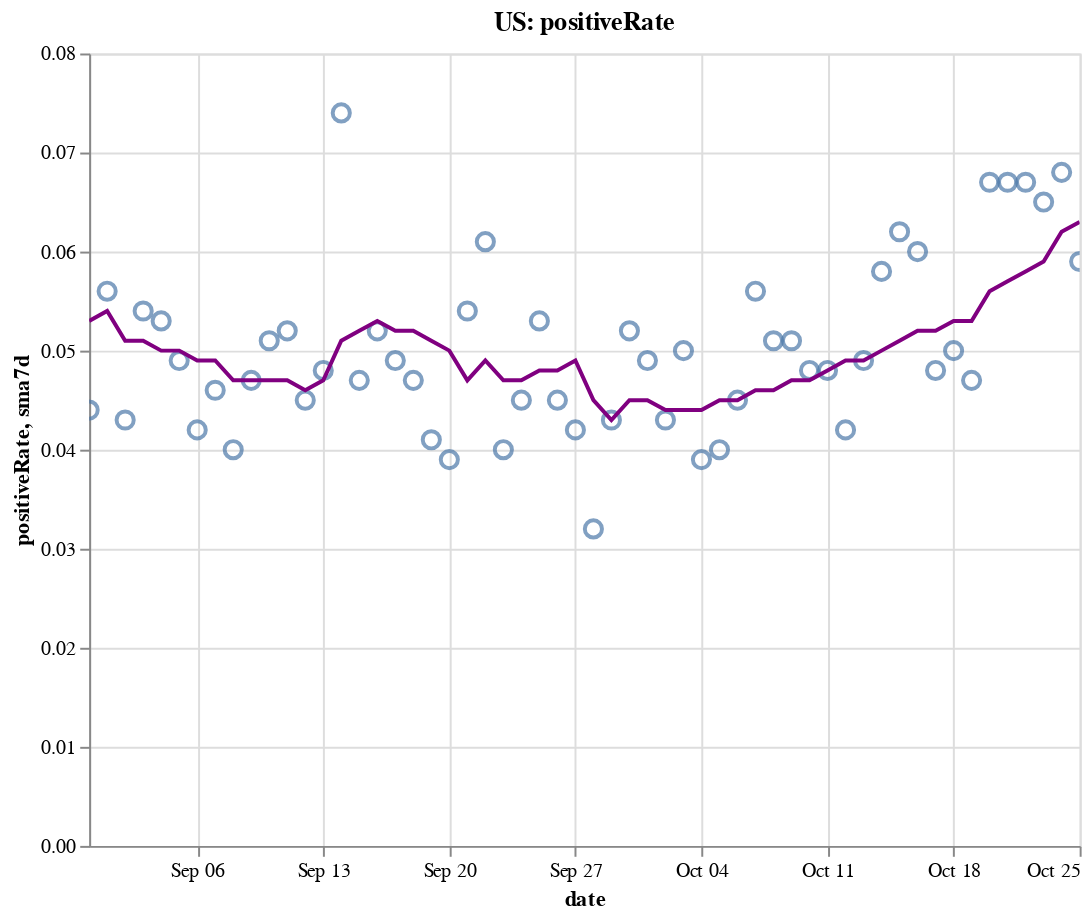

Write notebook code for a chart like this one.
### Code cell
create_plot(us, 'positiveRate')

### Figure 1 — Vega-Lite specification as saved in the notebook (floating-point values rounded to 4 significant figures)
{"config": {"view": {"continuousWidth": 400, "continuousHeight": 300}}, "layer": [{"layer": [{"mark": {"type": "point", "size": 75}, "encoding": {"tooltip": [{"type": "temporal", "field": "date"}, {"type": "quantitative", "field": "positiveRate"}, {"type": "quantitative", "field": "sma7d"}], "x": {"type": "temporal", "field": "date"}, "y": {"type": "quantitative", "field": "positiveRate"}}, "selection": {"selector004": {"type": "interval", "bind": "scales", "encodings": ["x", "y"]}}}, {"mark": {"type": "line", "color": "purple"}, "encoding": {"x": {"type": "temporal", "field": "date"}, "y": {"type": "quantitative", "field": "sma7d"}}}]}, {"mark": {"type": "rule", "color": "#aaa"}, "encoding": {"x": {"type": "temporal", "field": "date"}}, "transform": [{"filter": {"selection": "selector003"}}]}, {"mark": "circle", "encoding": {"opacity": {"condition": {"value": 1, "selection": "selector003"}, "value": 0}, "tooltip": [{"type": "temporal", "field": "date"}, {"type": "quantitative", "field": "positiveRate"}, {"type": "quantitative", "field": "sma7d"}], "x": {"type": "temporal", "field": "date"}, "y": {"type": "quantitative", "field": "positiveRate"}}, "selection": {"selector003": {"type": "single", "encodings": ["x"], "on": "mouseover", "nearest": true, "empty": "none"}}}, {"mark": {"type": "text", "align": "left", "dx": 5, "dy": -5, "stroke": "white", "strokeWidth": 2}, "encoding": {"text": {"type": "quantitative", "field": "positiveRate"}, "tooltip": [{"type": "temporal", "field": "date"}, {"type": "quantitative", "field": "positiveRate"}, {"type": "quantitative", "field": "sma7d"}], "x": {"type": "temporal", "field": "date"}, "y": {"type": "quantitative", "field": "positiveRate"}}, "transform": [{"filter": {"selection": "selector003"}}]}, {"mark": {"type": "text", "align": "left", "dx": 5, "dy": -5}, "encoding": {"text": {"type": "quantitative", "field": "positiveRate"}, "tooltip": [{"type": "temporal", "field": "date"}, {"type": "quantitative", "field": "positiveRate"}, {"type": "quantitative", "field": "sma7d"}], "x": {"type": "temporal", "field": "date"}, "y": {"type": "quantitative", "field": "positiveRate"}}, "transform": [{"filter": {"selection": "selector003"}}]}], "data": {"name": "data-53f7b14f41ba875f7e36257ea6b44e78"}, "height": 400, "title": "US: positiveRate", "width": 500, "$schema": "https://vega.github.io/schema/vega-lite/v4.8.1.json", "datasets": {"data-53f7b14f41ba875f7e36257ea6b44e78": [{"date": "2020-08-31T00:00:00", "totalTestResultsIncrease": 709700.0, "positiveIncrease": 31410.0, "death": 175600.0, "deathIncrease": 366.0, "positiveRate": 0.044, "state": "US", "sma7d": 0.053}, {"date": "2020-09-01T00:00:00", "totalTestResultsIncrease": 755900.0, "positiveIncrease": 42430.0, "death": 176600.0, "deathIncrease": 1027.0, "positiveRate": 0.056, "state": "US", "sma7d": 0.054}, {"date": "2020-09-02T00:00:00", "totalTestResultsIncrease": 704000.0, "positiveIncrease": 30600.0, "death": 177700.0, "deathIncrease": 1032.0, "positiveRate": 0.043, "state": "US", "sma7d": 0.051}, {"date": "2020-09-03T00:00:00", "totalTestResultsIncrease": 829000.0, "positiveIncrease": 44710.0, "death": 178700.0, "deathIncrease": 1070.0, "positiveRate": 0.054, "state": "US", "sma7d": 0.051}, {"date": "2020-09-04T00:00:00", "totalTestResultsIncrease": 979300.0, "positiveIncrease": 51590.0, "death": 179700.0, "deathIncrease": 998.0, "positiveRate": 0.053, "state": "US", "sma7d": 0.05}, {"date": "2020-09-05T00:00:00", "totalTestResultsIncrease": 908200.0, "positiveIncrease": 44900.0, "death": 180700.0, "deathIncrease": 918.0, "positiveRate": 0.049, "state": "US", "sma7d": 0.05}, {"date": "2020-09-06T00:00:00", "totalTestResultsIncrease": 789800.0, "positiveIncrease": 33120.0, "death": 181100.0, "deathIncrease": 449.0, "positiveRate": 0.042, "state": "US", "sma7d": 0.049}, {"date": "2020-09-07T00:00:00", "totalTestResultsIncrease": 626100.0, "positiveIncrease": 28680.0, "death": 181300.0, "deathIncrease": 225.0, "positiveRate": 0.046, "state": "US", "sma7d": 0.049}, {"date": "2020-09-08T00:00:00", "totalTestResultsIncrease": 552100.0, "positiveIncrease": 22220.0, "death": 181700.0, "deathIncrease": 358.0, "positiveRate": 0.04, "state": "US", "sma7d": 0.047}, {"date": "2020-09-09T00:00:00", "totalTestResultsIncrease": 659100.0, "positiveIncrease": 31110.0, "death": 182800.0, "deathIncrease": 1084.0, "positiveRate": 0.047, "state": "US", "sma7d": 0.047}, {"date": "2020-09-10T00:00:00", "totalTestResultsIncrease": 730400.0, "positiveIncrease": 37580.0, "death": 183900.0, "deathIncrease": 1170.0, "positiveRate": 0.051, "state": "US", "sma7d": 0.047}, {"date": "2020-09-11T00:00:00", "totalTestResultsIncrease": 857000.0, "positiveIncrease": 44930.0, "death": 185000.0, "deathIncrease": 1018.0, "positiveRate": 0.052, "state": "US", "sma7d": 0.047}, {"date": "2020-09-12T00:00:00", "totalTestResultsIncrease": 930300.0, "positiveIncrease": 42090.0, "death": 185800.0, "deathIncrease": 810.0, "positiveRate": 0.045, "state": "US", "sma7d": 0.046}, {"date": "2020-09-13T00:00:00", "totalTestResultsIncrease": 720600.0, "positiveIncrease": 34450.0, "death": 186200.0, "deathIncrease": 390.0, "positiveRate": 0.048, "state": "US", "sma7d": 0.047}, {"date": "2020-09-14T00:00:00", "totalTestResultsIncrease": 457600.0, "positiveIncrease": 33860.0, "death": 186600.0, "deathIncrease": 404.0, "positiveRate": 0.074, "state": "US", "sma7d": 0.051}, {"date": "2020-09-15T00:00:00", "totalTestResultsIncrease": 760400.0, "positiveIncrease": 35440.0, "death": 187600.0, "deathIncrease": 1031.0, "positiveRate": 0.047, "state": "US", "sma7d": 0.052}, {"date": "2020-09-16T00:00:00", "totalTestResultsIncrease": 770500.0, "positiveIncrease": 40020.0, "death": 188800.0, "deathIncrease": 1200.0, "positiveRate": 0.052, "state": "US", "sma7d": 0.053}, {"date": "2020-09-17T00:00:00", "totalTestResultsIncrease": 885800.0, "positiveIncrease": 43560.0, "death": 189700.0, "deathIncrease": 863.0, "positiveRate": 0.049, "state": "US", "sma7d": 0.052}, {"date": "2020-09-18T00:00:00", "totalTestResultsIncrease": 1019000.0, "positiveIncrease": 47490.0, "death": 190600.0, "deathIncrease": 901.0, "positiveRate": 0.047, "state": "US", "sma7d": 0.052}, {"date": "2020-09-19T00:00:00", "totalTestResultsIncrease": 1101000.0, "positiveIncrease": 45560.0, "death": 191300.0, "deathIncrease": 740.0, "positiveRate": 0.041, "state": "US", "sma7d": 0.051}, {"date": "2020-09-20T00:00:00", "totalTestResultsIncrease": 932900.0, "positiveIncrease": 36300.0, "death": 191600.0, "deathIncrease": 327.0, "positiveRate": 0.039, "state": "US", "sma7d": 0.05}, {"date": "2020-09-21T00:00:00", "totalTestResultsIncrease": 736100.0, "positiveIncrease": 39470.0, "death": 191900.0, "deathIncrease": 287.0, "positiveRate": 0.054, "state": "US", "sma7d": 0.047}, {"date": "2020-09-22T00:00:00", "totalTestResultsIncrease": 812500.0, "positiveIncrease": 49440.0, "death": 192800.0, "deathIncrease": 854.0, "positiveRate": 0.061, "state": "US", "sma7d": 0.049}, {"date": "2020-09-23T00:00:00", "totalTestResultsIncrease": 962700.0, "positiveIncrease": 38570.0, "death": 193900.0, "deathIncrease": 1159.0, "positiveRate": 0.04, "state": "US", "sma7d": 0.047}, {"date": "2020-09-24T00:00:00", "totalTestResultsIncrease": 974800.0, "positiveIncrease": 43770.0, "death": 194800.0, "deathIncrease": 921.0, "positiveRate": 0.045, "state": "US", "sma7d": 0.047}, {"date": "2020-09-25T00:00:00", "totalTestResultsIncrease": 1054000.0, "positiveIncrease": 55530.0, "death": 195700.0, "deathIncrease": 844.0, "positiveRate": 0.053, "state": "US", "sma7d": 0.048}, {"date": "2020-09-26T00:00:00", "totalTestResultsIncrease": 1057000.0, "positiveIncrease": 47860.0, "death": 196600.0, "deathIncrease": 869.0, "positiveRate": 0.045, "state": "US", "sma7d": 0.048}, {"date": "2020-09-27T00:00:00", "totalTestResultsIncrease": 849700.0, "positiveIncrease": 35450.0, "death": 196900.0, "deathIncrease": 307.0, "positiveRate": 0.042, "state": "US", "sma7d": 0.049}, {"date": "2020-09-28T00:00:00", "totalTestResultsIncrease": 1128000.0, "positiveIncrease": 36520.0, "death": 197100.0, "deathIncrease": 257.0, "positiveRate": 0.032, "state": "US", "sma7d": 0.045}, {"date": "2020-09-29T00:00:00", "totalTestResultsIncrease": 858200.0, "positiveIncrease": 36950.0, "death": 197900.0, "deathIncrease": 739.0, "positiveRate": 0.043, "state": "US", "sma7d": 0.043}, {"date": "2020-09-30T00:00:00", "totalTestResultsIncrease": 846800.0, "positiveIncrease": 44420.0, "death": 198900.0, "deathIncrease": 1061.0, "positiveRate": 0.052, "state": "US", "sma7d": 0.045}, {"date": "2020-10-01T00:00:00", "totalTestResultsIncrease": 932200.0, "positiveIncrease": 45690.0, "death": 199800.0, "deathIncrease": 851.0, "positiveRate": 0.049, "state": "US", "sma7d": 0.045}, {"date": "2020-10-02T00:00:00", "totalTestResultsIncrease": 1164000.0, "positiveIncrease": 49530.0, "death": 200600.0, "deathIncrease": 835.0, "positiveRate": 0.043, "state": "US", "sma7d": 0.044}, {"date": "2020-10-03T00:00:00", "totalTestResultsIncrease": 1034000.0, "positiveIncrease": 51370.0, "death": 201400.0, "deathIncrease": 741.0, "positiveRate": 0.05, "state": "US", "sma7d": 0.044}, {"date": "2020-10-04T00:00:00", "totalTestResultsIncrease": 973800.0, "positiveIncrease": 38440.0, "death": 201700.0, "deathIncrease": 363.0, "positiveRate": 0.039, "state": "US", "sma7d": 0.044}, {"date": "2020-10-05T00:00:00", "totalTestResultsIncrease": 947300.0, "positiveIncrease": 38130.0, "death": 202000.0, "deathIncrease": 326.0, "positiveRate": 0.04, "state": "US", "sma7d": 0.045}, {"date": "2020-10-06T00:00:00", "totalTestResultsIncrease": 859800.0, "positiveIncrease": 38660.0, "death": 202700.0, "deathIncrease": 634.0, "positiveRate": 0.045, "state": "US", "sma7d": 0.045}, {"date": "2020-10-07T00:00:00", "totalTestResultsIncrease": 900900.0, "positiveIncrease": 50600.0, "death": 203600.0, "deathIncrease": 916.0, "positiveRate": 0.056, "state": "US", "sma7d": 0.046}, {"date": "2020-10-08T00:00:00", "totalTestResultsIncrease": 1076000.0, "positiveIncrease": 55350.0, "death": 204600.0, "deathIncrease": 986.0, "positiveRate": 0.051, "state": "US", "sma7d": 0.046}, {"date": "2020-10-09T00:00:00", "totalTestResultsIncrease": 1127000.0, "positiveIncrease": 57060.0, "death": 205500.0, "deathIncrease": 893.0, "positiveRate": 0.051, "state": "US", "sma7d": 0.047}, {"date": "2020-10-10T00:00:00", "totalTestResultsIncrease": 1186000.0, "positiveIncrease": 57490.0, "death": 206100.0, "deathIncrease": 665.0, "positiveRate": 0.048, "state": "US", "sma7d": 0.047}, {"date": "2020-10-11T00:00:00", "totalTestResultsIncrease": 972000.0, "positiveIncrease": 46950.0, "death": 206600.0, "deathIncrease": 466.0, "positiveRate": 0.048, "state": "US", "sma7d": 0.048}, {"date": "2020-10-12T00:00:00", "totalTestResultsIncrease": 1017000.0, "positiveIncrease": 43120.0, "death": 206900.0, "deathIncrease": 287.0, "positiveRate": 0.042, "state": "US", "sma7d": 0.049}, {"date": "2020-10-13T00:00:00", "totalTestResultsIncrease": 986000.0, "positiveIncrease": 48390.0, "death": 207600.0, "deathIncrease": 690.0, "positiveRate": 0.049, "state": "US", "sma7d": 0.049}, {"date": "2020-10-14T00:00:00", "totalTestResultsIncrease": 981100.0, "positiveIncrease": 56800.0, "death": 208400.0, "deathIncrease": 811.0, "positiveRate": 0.058, "state": "US", "sma7d": 0.05}, {"date": "2020-10-15T00:00:00", "totalTestResultsIncrease": 1019000.0, "positiveIncrease": 63170.0, "death": 209300.0, "deathIncrease": 951.0, "positiveRate": 0.062, "state": "US", "sma7d": 0.051}, {"date": "2020-10-16T00:00:00", "totalTestResultsIncrease": 1143000.0, "positiveIncrease": 68120.0, "death": 210200.0, "deathIncrease": 877.0, "positiveRate": 0.06, "state": "US", "sma7d": 0.052}, {"date": "2020-10-17T00:00:00", "totalTestResultsIncrease": 1196000.0, "positiveIncrease": 57940.0, "death": 211000.0, "deathIncrease": 780.0, "positiveRate": 0.048, "state": "US", "sma7d": 0.052}, {"date": "2020-10-18T00:00:00", "totalTestResultsIncrease": 982400.0, "positiveIncrease": 48920.0, "death": 211400.0, "deathIncrease": 393.0, "positiveRate": 0.05, "state": "US", "sma7d": 0.053}, {"date": "2020-10-19T00:00:00", "totalTestResultsIncrease": 1203000.0, "positiveIncrease": 57150.0, "death": 211800.0, "deathIncrease": 456.0, "positiveRate": 0.047, "state": "US", "sma7d": 0.053}, {"date": "2020-10-20T00:00:00", "totalTestResultsIncrease": 909400.0, "positiveIncrease": 60660.0, "death": 212700.0, "deathIncrease": 832.0, "positiveRate": 0.067, "state": "US", "sma7d": 0.056}, {"date": "2020-10-21T00:00:00", "totalTestResultsIncrease": 880800.0, "positiveIncrease": 58610.0, "death": 213700.0, "deathIncrease": 1024.0, "positiveRate": 0.067, "state": "US", "sma7d": 0.057}, {"date": "2020-10-22T00:00:00", "totalTestResultsIncrease": 1129000.0, "positiveIncrease": 75250.0, "death": 214800.0, "deathIncrease": 1143.0, "positiveRate": 0.067, "state": "US", "sma7d": 0.058}, {"date": "2020-10-23T00:00:00", "totalTestResultsIncrease": 1280000.0, "positiveIncrease": 83010.0, "death": 215800.0, "deathIncrease": 916.0, "positiveRate": 0.065, "state": "US", "sma7d": 0.059}, {"date": "2020-10-24T00:00:00", "totalTestResultsIncrease": 1210000.0, "positiveIncrease": 82670.0, "death": 216600.0, "deathIncrease": 885.0, "positiveRate": 0.068, "state": "US", "sma7d": 0.062}, {"date": "2020-10-25T00:00:00", "totalTestResultsIncrease": 1106000.0, "positiveIncrease": 64880.0, "death": 217000.0, "deathIncrease": 377.0, "positiveRate": 0.059, "state": "US", "sma7d": 0.063}]}}
